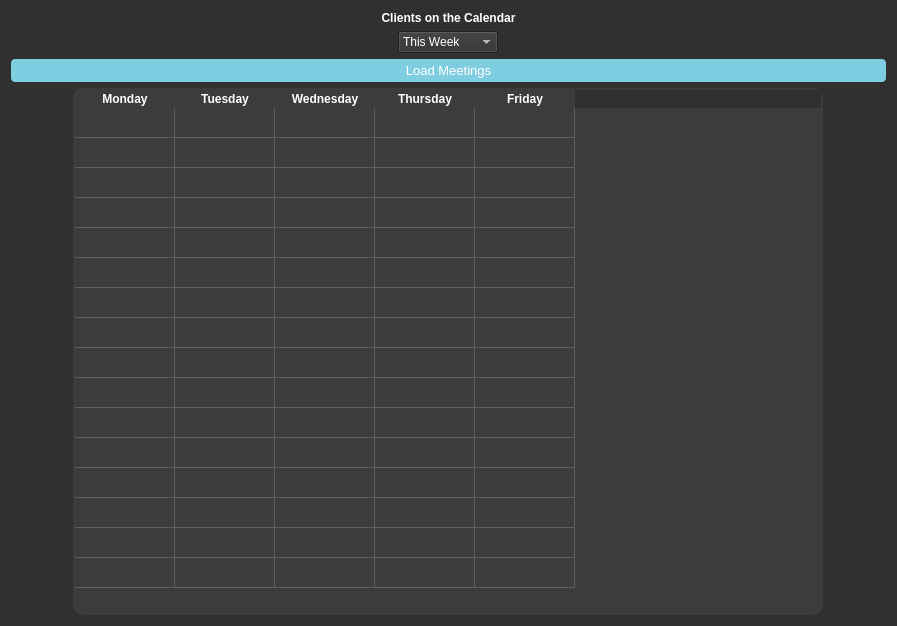
<?xml version="1.0" encoding="UTF-8"?>
<ui version="4.0">
 <class>Dialog</class>
 <widget class="QDialog" name="Dialog">
  <property name="geometry">
   <rect>
    <x>0</x>
    <y>0</y>
    <width>897</width>
    <height>626</height>
   </rect>
  </property>
  <property name="windowTitle">
   <string>Dialog</string>
  </property>
  <property name="styleSheet">
   <string notr="true">
QWidget {
    background-color: #303030;
    color: white;
}

QCheckBox{
    background-color: #3c3c3c;
    alignment: center
}
QAbstractButton{
    background-color: #3c3c3c;
    alignment: center
}
QLabel{
	font: 87 24pt &quot;Arial&quot;;
    font-weight: 600
    
}
/* Set the color of text in LineEdit to white */
QLineEdit {
    color: white;
    background-color: #3c3c3c;
}

/* Set the color of text in PushButton to white */
QPushButton {
    background-color: #7fcde1;
    color: white;
    border-radius: 4px;
    padding: 4px;
    font: 12pt &quot;Arial&quot;;
    height: 35px;
    
   
}

/* Add a hover effect to buttons */
QPushButton:hover {
    background: #ff9d00;
    color: #ffffff
}

/* Add a pressed effect to buttons */
QPushButton:pressed {
    background: qlineargradient(x1: 0, y1: 0, x2: 0, y2: 1,
    stop: 0 #ff9d00, stop: 1 #ffb900);
}

/* Set the color of text in TableWidget to white */
QTableWidget {
    border-radius: 10px;
    border: 2px solid #3c3c3c;
    background-color: #3c3c3c;
    color: white;
    font-weight: bold;
    font: Arial;
    gridline-color: #5f5f5f;
}

QTableCornerButton::section{
    background-color: #3c3c3c;
}
/* Add a hover effect to rows */
QTableWidget::item:hover {
    background-color: #6f6f6f;
    color: #7fcde1;
}

/* Add a hover effect to rows */
QTableWidget::item:selected {
    background-color: #6f6f6f;
    color: #7fcde1;

}

/* Set the color of text in TableWidget header to white */
QHeaderView::section {
    border-radius: 1px;
    
    color: white;
    background-color: #3c3c3c;
    font: 9pt Arial;
    font-weight: bold;
}

QScrollBar:vertical{
    border: none;
    background-color: #303030;
    width: 14px;
    margin: 15px 0 15px 0;
    border-radius: 0px;
}

/*  HANDLE BAR VERTICAL */
QScrollBar::handle:vertical {	
	background-color: #6f6f6f;
	min-height: 30px;
	border-radius: 7px;
}
QScrollBar::handle:vertical:hover{	
	background-color: #ff9d00;
}
QScrollBar::handle:vertical:pressed {	
	background-color: #ffb900;
}

/* BTN TOP - SCROLLBAR */
QScrollBar::sub-line:vertical {
	border: none;
	background-color: #303030;
	height: 15px;
	border-top-left-radius: 7px;
	border-top-right-radius: 7px;
	subcontrol-position: top;
	subcontrol-origin: margin;
}

QScrollBar::sub-line:vertical:pressed {	
	background-color: #ffb900;
}

/* BTN BOTTOM - SCROLLBAR */
QScrollBar::add-line:vertical {
	border: none;
	background-color: #303030;
	height: 15px;
	border-bottom-left-radius: 7px;
	border-bottom-right-radius: 7px;
	subcontrol-position: bottom;
	subcontrol-origin: margin;
}

QScrollBar::add-line:vertical:pressed {	
	background-color: #ffb900;
}


/* RESET ARROW */
QScrollBar::up-arrow:vertical, QScrollBar::down-arrow:vertical {
	background: none;
}
QScrollBar::add-page:vertical, QScrollBar::sub-page:vertical {
	background: none;
}


/* HORIZONTAL SCROLLBAR - HOMEWORK */
QScrollBar:horizontal {
    border: none;
    background-color: #303030;
    height: 14px;
    margin: 0 15px 0 15px;
    border-radius: 0px;
}
QScrollBar::handle:horizontal {
	background-color: #6f6f6f;
	min-width: 30px;
	border-radius: 7px;
}

QScrollBar::handle:horizontal:hover{	
	background-color: #ff9d00;
}
QScrollBar::handle:horizontal:pressed {	
	background-color: #ffb900;
}
QScrollBar::add-line:horizontal {
	border: none;
	background-color: #303030;
	width: 15px;
	border-bottom-right-radius: 7px;
	border-top-right-radius: 7px;
	subcontrol-position: right;
	subcontrol-origin: margin;
}
QScrollBar::sub-line:horizontal {
	border: none;
	background-color: #303030;
	width: 15px;
	border-top-left-radius: 7px;
	border-bottom-left-radius: 7px;
	subcontrol-position: left;
	subcontrol-origin: margin;
}
QScrollBar::up-arrow:horizontal, QScrollBar::down-arrow:horizontal{

    background: none;
}
QScrollBar::add-page:horizontal, QScrollBar::sub-page:horizontal{

    background: none;
}

QDateTimeEdit::up-button {
    font: 87 8pt &quot;Arial&quot;;
    width: 20px;
    height: 20px;
    
}



QDateTimeEdit::down-button {
    font: 87 8pt &quot;Arial&quot;;
    width: 20px;
    height: 20px;
    
}
</string>
  </property>
  <layout class="QVBoxLayout" name="verticalLayout">
   <item>
    <widget class="QLabel" name="label">
     <property name="text">
      <string>Clients on the Calendar</string>
     </property>
     <property name="alignment">
      <set>Qt::AlignCenter</set>
     </property>
    </widget>
   </item>
   <item alignment="Qt::AlignHCenter">
    <widget class="QComboBox" name="comboBox">
     <property name="minimumSize">
      <size>
       <width>100</width>
       <height>0</height>
      </size>
     </property>
     <property name="styleSheet">
      <string notr="true">font: 9pt Arial</string>
     </property>
     <item>
      <property name="text">
       <string>This Week</string>
      </property>
     </item>
     <item>
      <property name="text">
       <string>Next Week</string>
      </property>
     </item>
     <item>
      <property name="text">
       <string>Last Week</string>
      </property>
     </item>
    </widget>
   </item>
   <item>
    <widget class="QPushButton" name="pushButton">
     <property name="styleSheet">
      <string notr="true">height: 15px;
font: 10pt Arial</string>
     </property>
     <property name="text">
      <string>Load Meetings</string>
     </property>
    </widget>
   </item>
   <item alignment="Qt::AlignHCenter">
    <widget class="QTableWidget" name="tableWidget">
     <property name="minimumSize">
      <size>
       <width>750</width>
       <height>0</height>
      </size>
     </property>
     <property name="editTriggers">
      <set>QAbstractItemView::AnyKeyPressed|QAbstractItemView::EditKeyPressed</set>
     </property>
     <property name="verticalScrollMode">
      <enum>QAbstractItemView::ScrollPerPixel</enum>
     </property>
     <property name="horizontalScrollMode">
      <enum>QAbstractItemView::ScrollPerPixel</enum>
     </property>
     <property name="showGrid">
      <bool>true</bool>
     </property>
     <property name="gridStyle">
      <enum>Qt::SolidLine</enum>
     </property>
     <property name="sortingEnabled">
      <bool>false</bool>
     </property>
     <property name="rowCount">
      <number>16</number>
     </property>
     <property name="columnCount">
      <number>5</number>
     </property>
     <attribute name="horizontalHeaderHighlightSections">
      <bool>true</bool>
     </attribute>
     <attribute name="horizontalHeaderShowSortIndicator" stdset="0">
      <bool>false</bool>
     </attribute>
     <attribute name="horizontalHeaderStretchLastSection">
      <bool>false</bool>
     </attribute>
     <attribute name="verticalHeaderVisible">
      <bool>false</bool>
     </attribute>
     <row/>
     <row/>
     <row/>
     <row/>
     <row/>
     <row/>
     <row/>
     <row/>
     <row/>
     <row/>
     <row/>
     <row/>
     <row/>
     <row/>
     <row/>
     <row/>
     <column>
      <property name="text">
       <string>Monday</string>
      </property>
     </column>
     <column>
      <property name="text">
       <string>Tuesday</string>
      </property>
     </column>
     <column>
      <property name="text">
       <string>Wednesday</string>
      </property>
     </column>
     <column>
      <property name="text">
       <string>Thursday</string>
      </property>
     </column>
     <column>
      <property name="text">
       <string>Friday</string>
      </property>
     </column>
    </widget>
   </item>
  </layout>
 </widget>
 <resources/>
 <connections/>
</ui>
